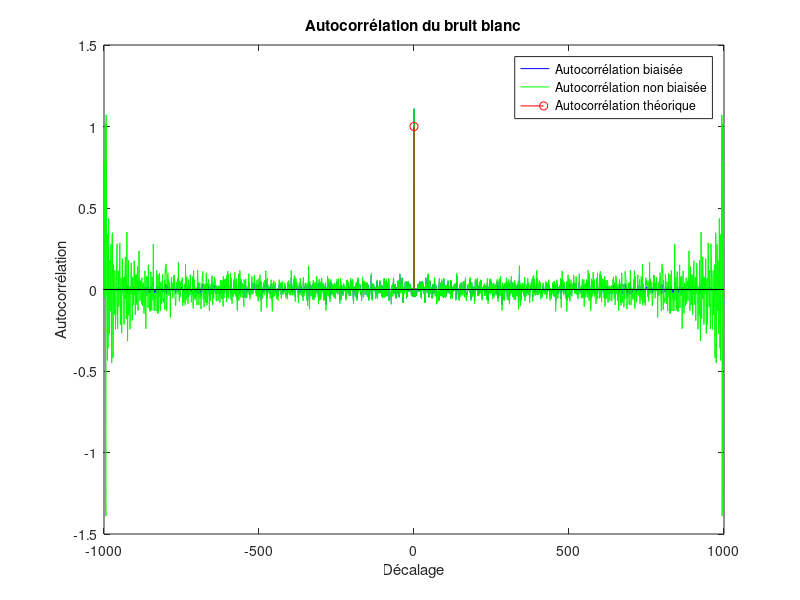
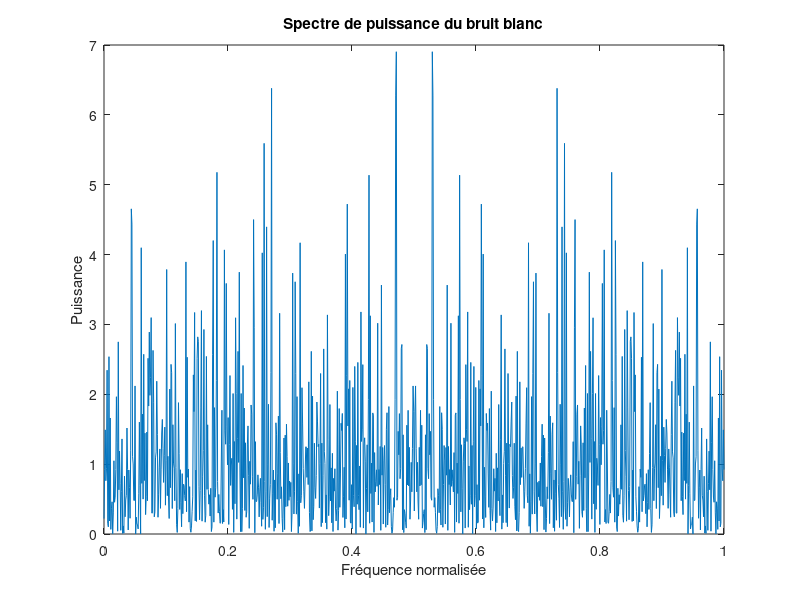
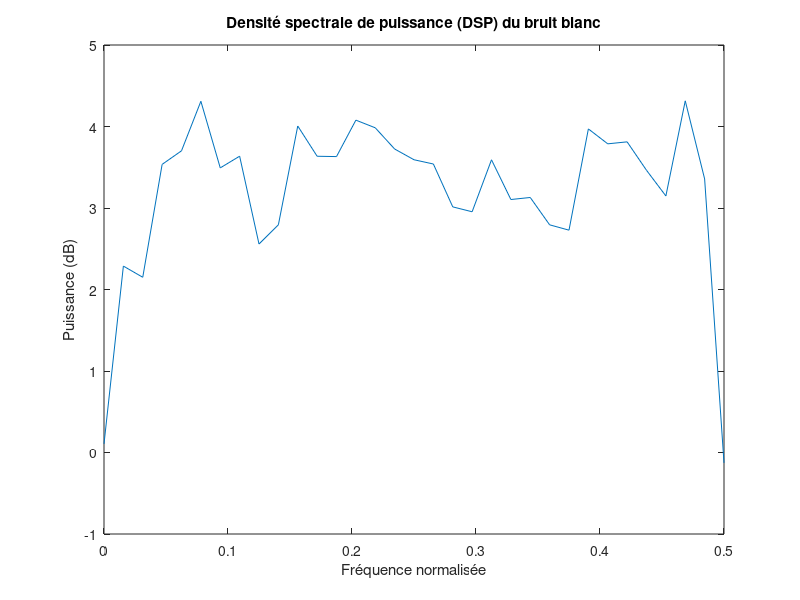

These figures' MATLAB source, in order: (Note: this script raises an error after producing the figures.)
% Script MATLAB pour la génération et l'analyse d'un bruit blanc

% Paramètres
N = 1000; % Taille du signal
sigma = 1; % Variance du bruit

% 1. Génération d’un bruit blanc de moyenne nulle et de variance sigma^2
bruit_blanc = sigma * randn(N, 1); % Génération du bruit blanc de variance sigma^2

% 2. Autocorrélation théorique, biaisée et non biaisée
% Autocorrélation théorique : nul partout sauf à k = 0, où elle vaut sigma^2
autocorr_theorique = sigma^2 * [1, zeros(1, N-1)];

% Estimation de l'autocorrélation biaisée
[autocorr_biaisee, lags] = xcorr(bruit_blanc, 'biased');

% Estimation de l'autocorrélation non biaisée
[autocorr_non_biaisee, ~] = xcorr(bruit_blanc, 'unbiased');

% Tracé de l'autocorrélation théorique, biaisée et non biaisée
figure;
plot(lags, autocorr_biaisee, 'b', 'DisplayName', 'Autocorrélation biaisée');
hold on;
plot(lags, autocorr_non_biaisee, 'g', 'DisplayName', 'Autocorrélation non biaisée');
stem(0, autocorr_theorique(1), 'r', 'DisplayName', 'Autocorrélation théorique');
title('Autocorrélation du bruit blanc');
legend show;
xlabel('Décalage');
ylabel('Autocorrélation');
hold off;

% 3. Spectre de puissance d’une réalisation de ce bruit blanc
% Calcul du spectre de puissance avec la transformée de Fourier
spectre_bruit = abs(fft(bruit_blanc)).^2 / N;
freqs = linspace(0, 1, N); % Fréquences normalisées

% Tracé du spectre de puissance
figure;
plot(freqs, spectre_bruit);
title('Spectre de puissance du bruit blanc');
xlabel('Fréquence normalisée');
ylabel('Puissance');

% 4. Densité spectrale de puissance (DSP) estimée avec l’algorithme de Welch
[pxx, f] = pwelch(bruit_blanc, [], [], [], 1); % DSP avec Welch

% Tracé de la DSP
figure;
plot(f, 10*log10(pxx));
title('Densité spectrale de puissance (DSP) du bruit blanc');
xlabel('Fréquence normalisée');
ylabel('Puissance (dB)');

%% Analyse et Programmation des Périodogrammes de Daniell, Bartlett, et Welch

% Paramètres du signal
fs = 1000;    % Fréquence d'échantillonnage (Hz)
N = 1000;     % Taille du signal
sigma = 1;    % Variance du bruit blanc

% Génération du bruit blanc Gaussien centré
bruit_blanc = sigma * randn(N, 1);

% Calcul du périodogramme brut (DSP empirique)
[P_brut, f_brut] = periodogram_brut(bruit_blanc, fs);

% Calcul du périodogramme de Daniell (avec une fenêtre de lissage M = 5)
P_daniell = periodogram_daniell(P_brut, 5);

% Calcul du périodogramme de Bartlett (segments non chevauchants, longueur 128)
[P_bartlett, f_bartlett] = periodogram_bartlett(bruit_blanc, fs, 128);

% Calcul du périodogramme de Welch (segments chevauchants, longueur 128, chevauchement 64)
[P_welch, f_welch] = periodogram_welch(bruit_blanc, fs, 128, 64);

% Tracé de la DSP théorique (constante à sigma^2)
DSP_theorique = sigma^2 * ones(size(f_brut)); % Valeur constante égale à la variance du bruit blanc

% ---- Affichage de toutes les méthodes sur un même graphe ----
figure;
plot(f_brut, 10*log10(P_brut), 'b', 'DisplayName', 'Périodogramme brut');
hold on;
plot(f_brut, 10*log10(P_daniell), 'r', 'DisplayName', 'Périodogramme de Daniell');
plot(f_bartlett, 10*log10(P_bartlett), 'g', 'DisplayName', 'Périodogramme de Bartlett');
plot(f_welch, 10*log10(P_welch), 'm', 'DisplayName', 'Périodogramme de Welch');
plot(f_brut, 10*log10(DSP_theorique), 'k--', 'DisplayName', 'DSP théorique');
title('Comparaison des Périodogrammes (Brut, Daniell, Bartlett, Welch) et DSP théorique');
xlabel('Fréquence (Hz)');
ylabel('Puissance (dB)');
legend;
hold off;

% ---- Tracé de chaque périodogramme individuellement avec la DSP théorique ----

% Périodogramme brut et DSP théorique
figure;
plot(f_brut, 10*log10(P_brut), 'b', 'DisplayName', 'Périodogramme brut');
hold on;
plot(f_brut, 10*log10(DSP_theorique), 'k--', 'DisplayName', 'DSP théorique');
title('Périodogramme brut et DSP théorique');
xlabel('Fréquence (Hz)');
ylabel('Puissance (dB)');
legend;
hold off;

% Périodogramme de Daniell et DSP théorique
figure;
plot(f_brut, 10*log10(P_daniell), 'r', 'DisplayName', 'Périodogramme de Daniell');
hold on;
plot(f_brut, 10*log10(DSP_theorique), 'k--', 'DisplayName', 'DSP théorique');
title('Périodogramme de Daniell et DSP théorique');
xlabel('Fréquence (Hz)');
ylabel('Puissance (dB)');
legend;
hold off;

% Périodogramme de Bartlett et DSP théorique
figure;
plot(f_bartlett, 10*log10(P_bartlett), 'g', 'DisplayName', 'Périodogramme de Bartlett');
hold on;
plot(f_brut, 10*log10(DSP_theorique), 'k--', 'DisplayName', 'DSP théorique');
title('Périodogramme de Bartlett et DSP théorique');
xlabel('Fréquence (Hz)');
ylabel('Puissance (dB)');
legend;
hold off;

% Périodogramme de Welch et DSP théorique
figure;
plot(f_welch, 10*log10(P_welch), 'm', 'DisplayName', 'Périodogramme de Welch');
hold on;
plot(f_brut, 10*log10(DSP_theorique), 'k--', 'DisplayName', 'DSP théorique');
title('Périodogramme de Welch et DSP théorique');
xlabel('Fréquence (Hz)');
ylabel('Puissance (dB)');
legend;
hold off;

%% Étude et Programmation du Corrélogramme
% Paramètres
fs = 1000;   % Fréquence d'échantillonnage (Hz)
N = 1000;    % Longueur du signal
sigma = 1;   % Variance du bruit blanc

% Génération du bruit blanc Gaussien centré
bruit_blanc = sigma * randn(N, 1);

% 1. Calcul du corrélogramme
% Estimation de l'autocorrélation
Rxx = xcorr(bruit_blanc, 'biased'); % Autocorrélation normalisée
Rxx = Rxx(N:end); % Garder uniquement les lags positifs

% Calcul de la densité spectrale de puissance via la transformée de Fourier
P_corr = abs(fft(Rxx)); % Magnitude de la FFT de l'autocorrélation
P_corr = P_corr(1:N/2); % Prendre seulement les fréquences positives
f_corr = (0:N/2-1)*(fs/N); % Fréquences associées

% 2. Calcul du périodogramme brut avec la fonction periodogram_brut
[P_brut, f_brut] = periodogram_brut(bruit_blanc, fs);

% 3. DSP théorique (constante à sigma^2 pour le bruit blanc)
DSP_theorique = sigma^2 * ones(size(f_brut));

% Comparaison des résultats
figure;
plot(f_corr, 10*log10(P_corr), 'b', 'DisplayName', 'Corrélogramme');
hold on;
plot(f_brut, 10*log10(P_brut), 'r', 'DisplayName', 'Périodogramme brut');
plot(f_brut, 10*log10(DSP_theorique), 'k--', 'DisplayName', 'DSP théorique');
title('Comparaison Corrélogramme, Périodogramme brut et DSP théorique');
xlabel('Fréquence (Hz)');
ylabel('Puissance (dB)');
legend;
hold off;


%% Ajout de Bruit Additif à un Signal avec un RSB Donné : Implémentation pour des Signaux de Weierstrass et de Parole sous MATLAB

% Chargement du signal de Weierstrass depuis le fichier fourni
data = load('data_Weierstrass.mat'); % Charger le fichier .mat
signal_weierstrass = data.data{1, 1}; 

% Vérifiez si le signal est un vecteur (sinon, le transformer)
if iscell(signal_weierstrass)
    signal_weierstrass = signal_weierstrass{1};
end

% Vérifiez les dimensions du signal
signal_weierstrass = signal_weierstrass(:); % Assurez-vous qu'il s'agit d'un vecteur colonne

% Définir un vecteur temporel x basé sur la taille du signal
N = length(signal_weierstrass);
x = linspace(0, 1, N); % Temps normalisé entre 0 et 1

% Tester avec différents RSB
RSB_dB = [5, 10, 15]; % RSB à tester en dB

% Bruitage du signal de Weierstrass pour chaque RSB
for i = 1:length(RSB_dB)
    signal_bruite = ajouter_bruit(signal_weierstrass, RSB_dB(i));
    
    % Affichage des résultats
    figure;
    plot(x, signal_weierstrass, 'b', 'DisplayName', 'Signal original');
    hold on;
    plot(x, signal_bruite, 'r', 'DisplayName', ['Signal bruité (RSB = ', num2str(RSB_dB(i)), ' dB)']);
    title(['Signal de Weierstrass avec RSB = ', num2str(RSB_dB(i)), ' dB']);
    xlabel('Temps');
    ylabel('Amplitude');
    legend show;
    hold off;
end


% Chargement du fichier .mat
data = load('fcno03fz.mat'); % Charger le fichier .mat

% Extraction du signal à partir de la variable 'fcno03fz'
signal_parole = data.fcno03fz;

% Définir une fréquence d'échantillonnage si nécessaire (ex. : 16 kHz)
fs = 16000; % Supposition d'une fréquence d'échantillonnage

% Tester avec différents RSB
RSB_dB = [5, 10, 15]; % RSB à tester en dB

for i = 1:length(RSB_dB)
    signal_bruite_parole = ajouter_bruit(signal_parole, RSB_dB(i));
    
    % Écouter le signal bruité
    sound(signal_bruite_parole, fs); % Jouer le son avec la fréquence d'échantillonnage fs
    pause(5); % Pause pour laisser le temps d'écouter

    % Affichage de l'onde
    t = (0:length(signal_parole)-1) / fs; % Temps
    figure;
    plot(t, signal_parole, 'b', 'DisplayName', 'Signal original');
    hold on;
    plot(t, signal_bruite_parole, 'r', 'DisplayName', ['Signal bruité (RSB = ', num2str(RSB_dB(i)), ' dB)']);
    title(['Signal de parole avec RSB = ', num2str(RSB_dB(i)), ' dB']);
    xlabel('Temps (s)');
    ylabel('Amplitude');
    legend show;
    hold off;
end
%% Analyse Temporelle et Spectrale d'un Signal : Comparaison entre Signal Original et Signal Bruité
% Chargement du signal Weierstrass
data = load('data_Weierstrass.mat');
signal_weierstrass = data.data{1, 1};
if iscell(signal_weierstrass)
    signal_weierstrass = signal_weierstrass{1};
end
signal_weierstrass = signal_weierstrass(:);

% Paramètres
window = hamming(256);
noverlap = 128;
nfft = 512;
fs = 1; % Fréquence d'échantillonnage normalisée
t = (0:length(signal_weierstrass)-1)/fs;

% Pour chaque RSB
RSB_dB = [5, 10, 15];
for i = 1:length(RSB_dB)
    signal_bruite = ajouter_bruit(signal_weierstrass, RSB_dB(i));
    
    % Figure 1: Signal original
    figure('Position', [100 100 800 600]);
    ax1 = subplot(2,1,1);
    plot(t, signal_weierstrass, 'LineWidth', 1);
    title('Signal original');
    ylabel('Amplitude');
    xlabel('Temps (s)');
    grid on;
    
    ax2 = subplot(2,1,2);
    [s,f,t_spec] = spectrogram(signal_weierstrass, window, noverlap, nfft, fs, 'yaxis');
    surf(t_spec, f, 10*log10(abs(s)), 'EdgeColor', 'none');
    axis tight;
    view(0,90);
    title('Spectrogramme du signal original');
    ylabel('Fréquence normalisée');
    xlabel('Temps (s)');
    colorbar;
    linkaxes([ax1 ax2], 'x');
    
    % Figure 2: Signal bruité
    figure('Position', [100 100 800 600]);
    ax3 = subplot(2,1,1);
    plot(t, signal_bruite, 'LineWidth', 1);
    title(['Signal bruité (RSB = ' num2str(RSB_dB(i)) ' dB)']);
    ylabel('Amplitude');
    xlabel('Temps (s)');
    grid on;
    
    ax4 = subplot(2,1,2);
    [s,f,t_spec] = spectrogram(signal_bruite, window, noverlap, nfft, fs, 'yaxis');
    surf(t_spec, f, 10*log10(abs(s)), 'EdgeColor', 'none');
    axis tight;
    view(0,90);
    title(['Spectrogramme du signal bruité (RSB = ' num2str(RSB_dB(i)) ' dB)']);
    ylabel('Fréquence normalisée');
    xlabel('Temps (s)');
    colorbar;
    linkaxes([ax3 ax4], 'x');
end

%%
% PARTIE 2
%% les étapes de la méthode DFA

% Nettoyage
clear all;
close all;
clc;

% Chargement des données
data = load('data_Weierstrass.mat');
nb_regularites = size(data.data, 1);

% Initialisation
H_values_deg1 = zeros(nb_regularites, 1);
H_values_deg2 = zeros(nb_regularites, 1);
regularites_theoriques = (1:nb_regularites)*0.1;

% Analyse pour chaque régularité
for i = 1:nb_regularites
    signal = data.data{i,1};
    
    % Si c'est la première régularité, on fait les visualisations détaillées
    if i == 1
        % 1. Signal initial et centré
        figure('Position', [100 100 1200 800]);
        subplot(2,2,1);
        plot(signal);
        title('Signal initial');
        xlabel('Échantillons'); ylabel('Amplitude');
        grid on;
        
        signal_centre = signal - mean(signal);
        subplot(2,2,2);
        plot(signal_centre);
        title('Signal centré');
        xlabel('Échantillons'); ylabel('Amplitude');
        grid on;
        
        % 2. Profil (signal intégré)
        profil = cumsum(signal_centre);
        subplot(2,2,3);
        plot(profil);
        title('Profil (signal intégré)');
        xlabel('Échantillons'); ylabel('Amplitude');
        grid on;
        
        % Calcul des paramètres pour le découpage
        N = floor(length(signal)/10); % Taille des segments
        L = floor(length(signal)/N);  % Nombre de segments complets
        
        % 3. Exemple d'un segment avec tendances
        segment_num = floor(L/2); % On prend un segment au milieu
        debut = (segment_num-1)*N + 1;
        fin = segment_num*N;
        
        % Extraction du segment
        t = (1:N)';
        segment = profil(debut:fin);
        
        % Calcul des tendances
        % Degré 1
        X1 = [ones(N,1), t];
        beta1 = X1\segment;
        tendance1 = X1*beta1;
        
        % Degré 2
        X2 = [ones(N,1), t, t.^2];
        beta2 = X2\segment;
        tendance2 = X2*beta2;
        
        subplot(2,2,4);
        plot(debut:fin, segment, 'b.', 'MarkerSize', 10);
        hold on;
        plot(debut:fin, tendance1, 'r-', 'LineWidth', 2);
        plot(debut:fin, tendance2, 'g-', 'LineWidth', 2);
        title('Segment exemple avec tendances');
        xlabel('Échantillons'); ylabel('Amplitude');
        legend('Profil', 'Tendance deg. 1', 'Tendance deg. 2');
        grid on;
        
        % 4. Tendance globale et résidu
        figure('Position', [100 100 1200 400]);
        subplot(1,2,1);
        tendance_globale1 = zeros(L*N, 1);
        tendance_globale2 = zeros(L*N, 1);
        
        for j = 1:L
            debut = (j-1)*N + 1;
            fin = j*N;
            segment = profil(debut:fin);
            t = (1:N)';
            
            % Degré 1
            X1 = [ones(N,1), t];
            beta1 = X1\segment;
            tendance_globale1(debut:fin) = X1*beta1;
            
            % Degré 2
            X2 = [ones(N,1), t, t.^2];
            beta2 = X2\segment;
            tendance_globale2(debut:fin) = X2*beta2;
        end
        
        plot(1:L*N, profil(1:L*N));
        hold on;
        plot(1:L*N, tendance_globale1, 'r');
        plot(1:L*N, tendance_globale2, 'g');
        title('Profil et tendances globales');
        xlabel('Échantillons'); ylabel('Amplitude');
        legend('Profil', 'Tendance deg. 1', 'Tendance deg. 2');
        grid on;
        
        % Résidus
        subplot(1,2,2);
        residu1 = profil(1:L*N) - tendance_globale1;
        residu2 = profil(1:L*N) - tendance_globale2;
        plot(1:L*N, residu1, 'r');
        hold on;
        plot(1:L*N, residu2, 'g');
        title('Résidus (Profil - Tendance)');
        xlabel('Échantillons'); ylabel('Amplitude');
        legend('Résidu deg. 1', 'Résidu deg. 2');
        grid on;
        
        % 5. Nouvelle figure : Analyse log-log de F²(N)
        % Calcul de F²(N) pour différentes tailles de fenêtre
        N_min = 10;
        N_max = floor(length(signal)/4);
        N_values = unique(round(logspace(log10(N_min), log10(N_max), 20)));
        
        F2_deg1 = zeros(size(N_values));
        F2_deg2 = zeros(size(N_values));
        
        for k = 1:length(N_values)
            N_curr = N_values(k);
            L_curr = floor(length(signal)/N_curr);
            F2_temp1 = 0;
            F2_temp2 = 0;
            
            for j = 1:L_curr
                debut = (j-1)*N_curr + 1;
                fin = j*N_curr;
                segment = profil(debut:fin);
                t = (1:N_curr)';
                
                % Degré 1
                X1 = [ones(N_curr,1), t];
                beta1 = X1\segment;
                tendance1 = X1*beta1;
                F2_temp1 = F2_temp1 + sum((segment - tendance1).^2);
                
                % Degré 2
                X2 = [ones(N_curr,1), t, t.^2];
                beta2 = X2\segment;
                tendance2 = X2*beta2;
                F2_temp2 = F2_temp2 + sum((segment - tendance2).^2);
            end
            
            F2_deg1(k) = sqrt(F2_temp1/(L_curr*N_curr));
            F2_deg2(k) = sqrt(F2_temp2/(L_curr*N_curr));
        end
        
        % Régression log-log
        logN = log(N_values);
        logF2_1 = log(F2_deg1);
        logF2_2 = log(F2_deg2);
        
        % Coefficients de régression
        X_reg = [ones(length(N_values),1), logN'];
        coeffs1 = X_reg\logF2_1';
        coeffs2 = X_reg\logF2_2';
        
        alpha1 = coeffs1(2);
        alpha2 = coeffs2(2);
        H1 = alpha1 - 1;
        H2 = alpha2 - 1;
        
        % Affichage de la régression log-log
        figure('Position', [100 600 800 400]);
        loglog(N_values, F2_deg1, 'ro', 'MarkerSize', 8);
        hold on;
        loglog(N_values, F2_deg2, 'go', 'MarkerSize', 8);
        loglog(N_values, exp(coeffs1(1) + coeffs1(2)*logN), 'r--', 'LineWidth', 1.5);
        loglog(N_values, exp(coeffs2(1) + coeffs2(2)*logN), 'g--', 'LineWidth', 1.5);
        title(sprintf('Analyse log-log F²(N) vs N\nH1=%.3f, α1=%.3f, H2=%.3f, α2=%.3f', H1, alpha1, H2, alpha2));
        xlabel('log(N)');
        ylabel('log(F²(N))');
        legend('Données deg. 1', 'Données deg. 2', 'Régression deg. 1', 'Régression deg. 2', 'Location', 'best');
        grid on;
    end
    
    % DFA avec degré 1
    [H1, alpha1] = calculer_DFA(signal, 1);
    H_values_deg1(i) = H1;
    
    % DFA avec degré 2
    [H2, alpha2] = calculer_DFA(signal, 2);
    H_values_deg2(i) = H2;
    
    fprintf('Régularité %.1f :\n', regularites_theoriques(i));
    fprintf('  Degré 1 : H = %.3f, alpha = %.3f\n', H1, alpha1);
    fprintf('  Degré 2 : H = %.3f, alpha = %.3f\n\n', H2, alpha2);
end

% Comparaison des résultats
figure('Position', [100 100 600 400]);
plot(regularites_theoriques, H_values_deg1, 'bo-', 'LineWidth', 1.5);
hold on;
plot(regularites_theoriques, H_values_deg2, 'ro-', 'LineWidth', 1.5);
plot(regularites_theoriques, regularites_theoriques, 'k--');
xlabel('Régularité théorique');
ylabel('H estimé');
title('Comparaison des estimations DFA selon le degré polynomial');
legend('Degré 1', 'Degré 2', 'Valeur théorique', 'Location', 'best');
grid on;

% Tableau récapitulatif
resultats = table(regularites_theoriques', H_values_deg1, H_values_deg2, ...
    'VariableNames', {'Regularite', 'H_deg1', 'H_deg2'});
disp('Résultats par régularité :');
disp(resultats);
%%  une réalisation d’un bruit blanc Gaussien et une réalisation d'un bruit rose
% Nettoyage
clear all;
close all;
clc;

% Paramètres
N = 10000;           % Nombre d'échantillons
t = (1:N)';         % Vecteur temps

% Création du bruit blanc gaussien
bruit_blanc = randn(N, 1);

% Création du bruit rose (méthode améliorée)
nfft = N;
f = (0:nfft/2)';
P_rose = 1./(f + eps).^1;  % Spectre en 1/f^1
P_rose(1) = P_rose(2);     % Éviter la singularité à f=0
P_rose = P_rose/sqrt(sum(P_rose.^2)); % Normalisation
P = [P_rose; flipud(P_rose(2:end-1))];

% Génération des phases aléatoires
phases = exp(2i*pi*rand(nfft, 1));
phases(1) = 1;
phases(nfft/2+1) = 1;
phases(nfft/2+2:end) = conj(flipud(phases(2:nfft/2)));

% Création du signal dans le domaine fréquentiel
X = sqrt(P) .* phases;
bruit_rose = real(ifft(X));

% Normalisation des signaux
bruit_blanc = (bruit_blanc - mean(bruit_blanc)) / std(bruit_blanc);
bruit_rose = (bruit_rose - mean(bruit_rose)) / std(bruit_rose);

% Définition des tendances
tendance_exp = 2 * exp(t/N * 3);          % Tendance exponentielle
tendance_log = 3 * log(t + 1);            % Tendance logarithmique

% Ajout des tendances aux bruits
bruit_blanc_exp = bruit_blanc + tendance_exp;
bruit_blanc_log = bruit_blanc + tendance_log;
bruit_rose_exp = bruit_rose + tendance_exp;
bruit_rose_log = bruit_rose + tendance_log;

% Visualisation des signaux
figure('Position', [100 100 1200 800]);

% Bruit blanc et ses variantes
subplot(3,2,1);
plot(bruit_blanc);
title('Bruit blanc pur');
xlabel('Échantillons');
ylabel('Amplitude');
grid on;

subplot(3,2,2);
plot(bruit_blanc_exp);
title('Bruit blanc + tendance exp.');
xlabel('Échantillons');
ylabel('Amplitude');
grid on;

subplot(3,2,3);
plot(bruit_rose);
title('Bruit rose pur');
xlabel('Échantillons');
ylabel('Amplitude');
grid on;

subplot(3,2,4);
plot(bruit_rose_exp);
title('Bruit rose + tendance exp.');
xlabel('Échantillons');
ylabel('Amplitude');
grid on;

subplot(3,2,5);
plot(bruit_blanc_log);
title('Bruit blanc + tendance log.');
xlabel('Échantillons');
ylabel('Amplitude');
grid on;

subplot(3,2,6);
plot(bruit_rose_log);
title('Bruit rose + tendance log.');
xlabel('Échantillons');
ylabel('Amplitude');
grid on;

% Application du DFA
fprintf('=== Résultats DFA ===\n\n');

fprintf('Bruit blanc pur:\n');
[H_bw, alpha_bw] = calculer_DFA(bruit_blanc, 1);
fprintf('H = %.3f, alpha = %.3f\n\n', H_bw, alpha_bw);

fprintf('Bruit rose pur:\n');
[H_br, alpha_br] = calculer_DFA(bruit_rose, 1);
fprintf('H = %.3f, alpha = %.3f\n\n', H_br, alpha_br);

fprintf('Bruit blanc + tendance exponentielle:\n');
[H_bw_exp, alpha_bw_exp] = calculer_DFA(bruit_blanc_exp, 1);
fprintf('H = %.3f, alpha = %.3f\n\n', H_bw_exp, alpha_bw_exp);

fprintf('Bruit blanc + tendance logarithmique:\n');
[H_bw_log, alpha_bw_log] = calculer_DFA(bruit_blanc_log, 1);
fprintf('H = %.3f, alpha = %.3f\n\n', H_bw_log, alpha_bw_log);

fprintf('Bruit rose + tendance exponentielle:\n');
[H_br_exp, alpha_br_exp] = calculer_DFA(bruit_rose_exp, 1);
fprintf('H = %.3f, alpha = %.3f\n\n', H_br_exp, alpha_br_exp);

fprintf('Bruit rose + tendance logarithmique:\n');
[H_br_log, alpha_br_log] = calculer_DFA(bruit_rose_log, 1);
fprintf('H = %.3f, alpha = %.3f\n\n', H_br_log, alpha_br_log);

% Création d'un tableau récapitulatif
Types = {'Bruit blanc pur'; 'Bruit rose pur'; 
         'Bruit blanc + exp'; 'Bruit blanc + log';
         'Bruit rose + exp'; 'Bruit rose + log'};
H_values = [H_bw; H_br; H_bw_exp; H_bw_log; H_br_exp; H_br_log];
Alpha_values = [alpha_bw; alpha_br; alpha_bw_exp; alpha_bw_log; alpha_br_exp; alpha_br_log];

resultats = table(Types, H_values, Alpha_values, ...
    'VariableNames', {'Type_Signal', 'H', 'Alpha'});
disp('Tableau récapitulatif :');
disp(resultats);

% Sauvegarde des résultats dans un fichier
save('resultats_DFA.mat', 'resultats', 'H_values', 'Alpha_values');

%% la base de données d’enregistrements vocaux RAVDESS
% Nettoyage
clear all;
close all;
clc;

% Dossier principal
dossier_principal = 'audio_speech_actors_01-24';

% 1. Analyse par émotion
acteur = '01';    % Acteur choisi
phrase = '01';    % Phrase choisie
emotions = {'01', '03', '04', '05', '06'};  % Neutre, Heureux, Triste, Colère, Peur
emotions_names = {'Neutre', 'Heureux', 'Triste', 'Colère', 'Peur'};

% Initialisation pour les émotions
H_emotions = zeros(length(emotions), 1);
alpha_emotions = zeros(length(emotions), 1);
found_files = false(length(emotions), 1);

% Analyse pour chaque émotion
for i = 1:length(emotions)
    % Construction du chemin du fichier
    filename = ['03-01-' emotions{i} '-01-' phrase '-01-' acteur '.wav'];
    filepath = fullfile(dossier_principal, ['Actor_' acteur], filename);
    
    % Vérification de l'existence du fichier
    if ~exist(filepath, 'file')
        warning(['Fichier non trouvé: ' filepath]);
        continue;
    end
    
    found_files(i) = true;
    [y, Fs] = audioread(filepath);
    signal = y(:,1);
    
    % Calcul DFA pour l'émotion
    [H, alpha] = calculer_DFA(signal, 1);
    H_emotions(i) = H;
    alpha_emotions(i) = alpha;
end

% 2. Analyse par genre
acteurs_homme = {'01', '03', '05', '07', '09'};
acteurs_femme = {'02', '04', '06', '08', '10'};
emotion = '01';  % Émotion neutre pour la comparaison des genres

% Initialisation pour les genres
H_hommes = zeros(length(acteurs_homme), 1);
H_femmes = zeros(length(acteurs_femme), 1);
found_hommes = false(length(acteurs_homme), 1);
found_femmes = false(length(acteurs_femme), 1);

% Figure pour la comparaison des genres
figure('Position', [100 100 800 400]);

% Analyse des voix masculines
for i = 1:length(acteurs_homme)
    filename = ['03-01-' emotion '-01-' phrase '-01-' acteurs_homme{i} '.wav'];
    filepath = fullfile(dossier_principal, ['Actor_' acteurs_homme{i}], filename);
    
    if ~exist(filepath, 'file')
        warning(['Fichier non trouvé: ' filepath]);
        continue;
    end
    
    found_hommes(i) = true;
    [y, Fs] = audioread(filepath);
    signal = y(:,1);
    
    [H, alpha] = calculer_DFA(signal, 1);
    H_hommes(i) = H;
end

% Analyse des voix féminines
for i = 1:length(acteurs_femme)
    filename = ['03-01-' emotion '-01-' phrase '-01-' acteurs_femme{i} '.wav'];
    filepath = fullfile(dossier_principal, ['Actor_' acteurs_femme{i}], filename);
    
    if ~exist(filepath, 'file')
        warning(['Fichier non trouvé: ' filepath]);
        continue;
    end
    
    found_femmes(i) = true;
    [y, Fs] = audioread(filepath);
    signal = y(:,1);
    
    [H, alpha] = calculer_DFA(signal, 1);
    H_femmes(i) = H;
end

% Affichage du graphique de comparaison des genres
plot(1:length(acteurs_homme), H_hommes, 'bo', 'MarkerSize', 10, 'LineWidth', 2);
hold on;
plot(1:length(acteurs_femme), H_femmes, 'ro', 'MarkerSize', 10, 'LineWidth', 2);
grid on;
title('Comparaison des valeurs de H par genre');
xlabel('Numéro d''acteur');
ylabel('Valeur de H');
legend('Hommes', 'Femmes', 'Location', 'best');
ylim([0 1]);
xlim([0 6]);

% Figure pour comparer les émotions
figure('Position', [100 500 600 400]);
emotions_idx = 1:length(emotions);
bar(emotions_idx, H_emotions);
set(gca, 'XTick', emotions_idx);
set(gca, 'XTickLabel', emotions_names);
title('Comparaison des valeurs de H par émotion');
ylabel('Valeur de H');
grid on;
ylim([0 1]);

% Affichage des résultats par émotion
fprintf('\n=== Résultats par émotion (même acteur, même phrase) ===\n');
for i = 1:length(emotions)
    if found_files(i)
        fprintf('%s: H = %.3f, α = %.3f\n', emotions_names{i}, H_emotions(i), alpha_emotions(i));
    else
        fprintf('%s: Données non disponibles\n', emotions_names{i});
    end
end

% Affichage des résultats par genre
fprintf('\n=== Résultats par genre (même phrase, même émotion) ===\n');
if any(found_hommes)
    H_hommes_valid = H_hommes(found_hommes);
    fprintf('Hommes (moyenne): H = %.3f ± %.3f\n', mean(H_hommes_valid), std(H_hommes_valid));
else
    fprintf('Hommes: Données non disponibles\n');
end

if any(found_femmes)
    H_femmes_valid = H_femmes(found_femmes);
    fprintf('Femmes (moyenne): H = %.3f ± %.3f\n', mean(H_femmes_valid), std(H_femmes_valid));
else
    fprintf('Femmes: Données non disponibles\n');
end
% Fonction auxiliaire
function [emotion, acteur] = extraire_metadata(filename)
    parts = split(filename, '-');
    emotion = str2double(parts{3});
    acteur = str2double(parts{7}(1:end-4));
end




